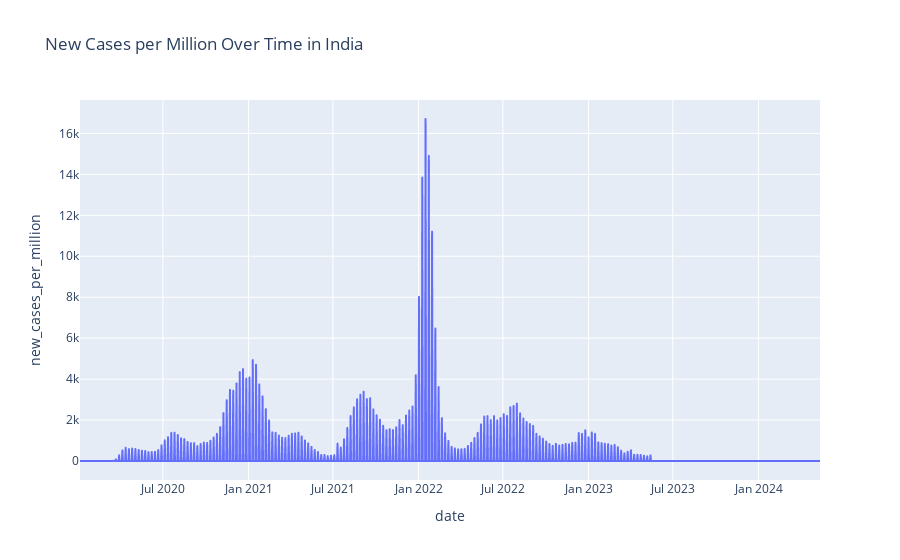

The notebook cell saved with this chart:
### Markdown cell above
### New Cases per Million Over Time for a Specific Country

### Code cell
fig6 = px.line(df_country, x='date', y='new_cases_per_million', title=f'New Cases per Million Over Time in {country}')
fig6.show()

### Figure 1 — Plotly figure (JSON) as saved in the notebook; plotly's stock layout.template omitted (floating-point values rounded to 4 significant figures; data arrays with more than 128 entries replaced by an {"elided": "..."} marker saying what was removed)
{"data": [{"hovertemplate": "date=%{x}<br>new_cases_per_million=%{y}<extra></extra>", "legendgroup": "", "line": {"color": "#636efa", "dash": "solid"}, "marker": {"symbol": "circle"}, "mode": "lines", "name": "", "showlegend": false, "type": "scattergl", "x": {"elided": "1590 str values"}, "xaxis": "x", "y": {"elided": "1590 float values"}, "yaxis": "y"}], "layout": {"legend": {"tracegroupgap": 0}, "title": {"text": "New Cases per Million Over Time in India"}, "xaxis": {"anchor": "y", "domain": [0, 1], "title": {"text": "date"}}, "yaxis": {"anchor": "x", "domain": [0, 1], "title": {"text": "new_cases_per_million"}}}}
